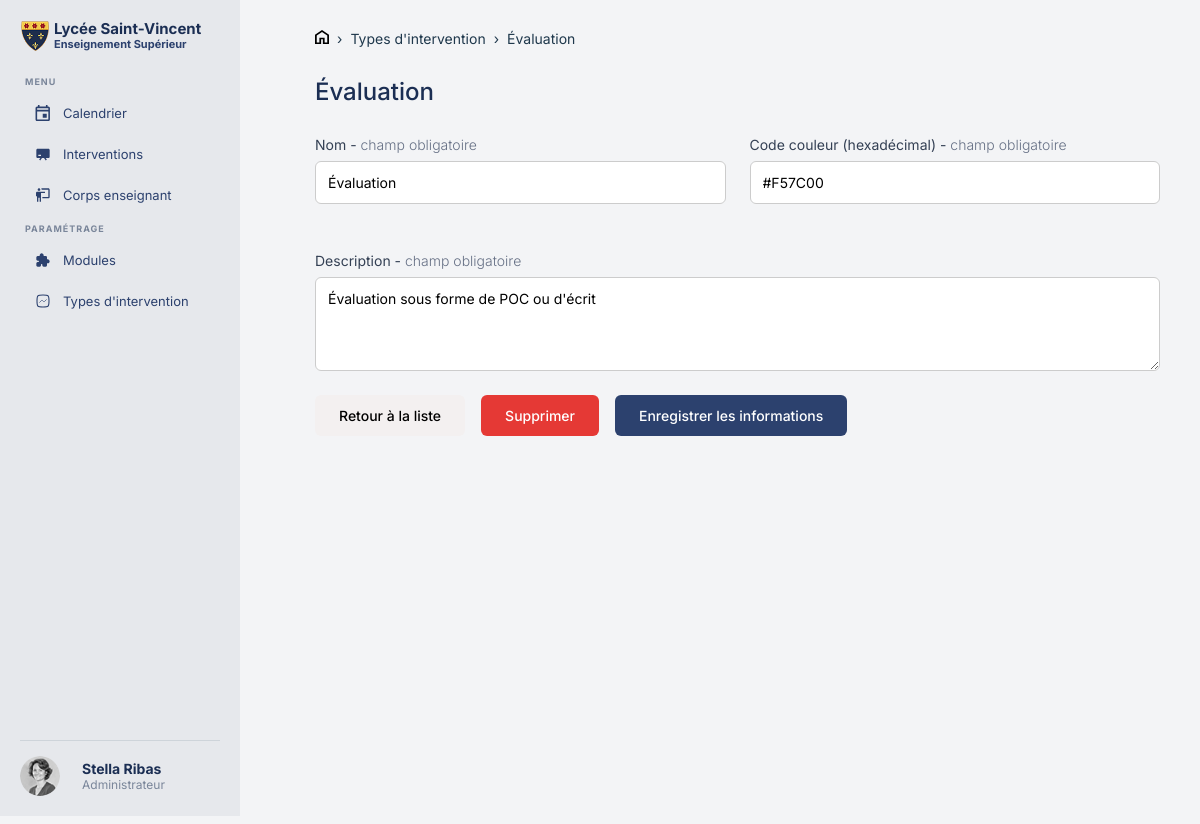
The app's page /fiche_type.php?id=4, older data.
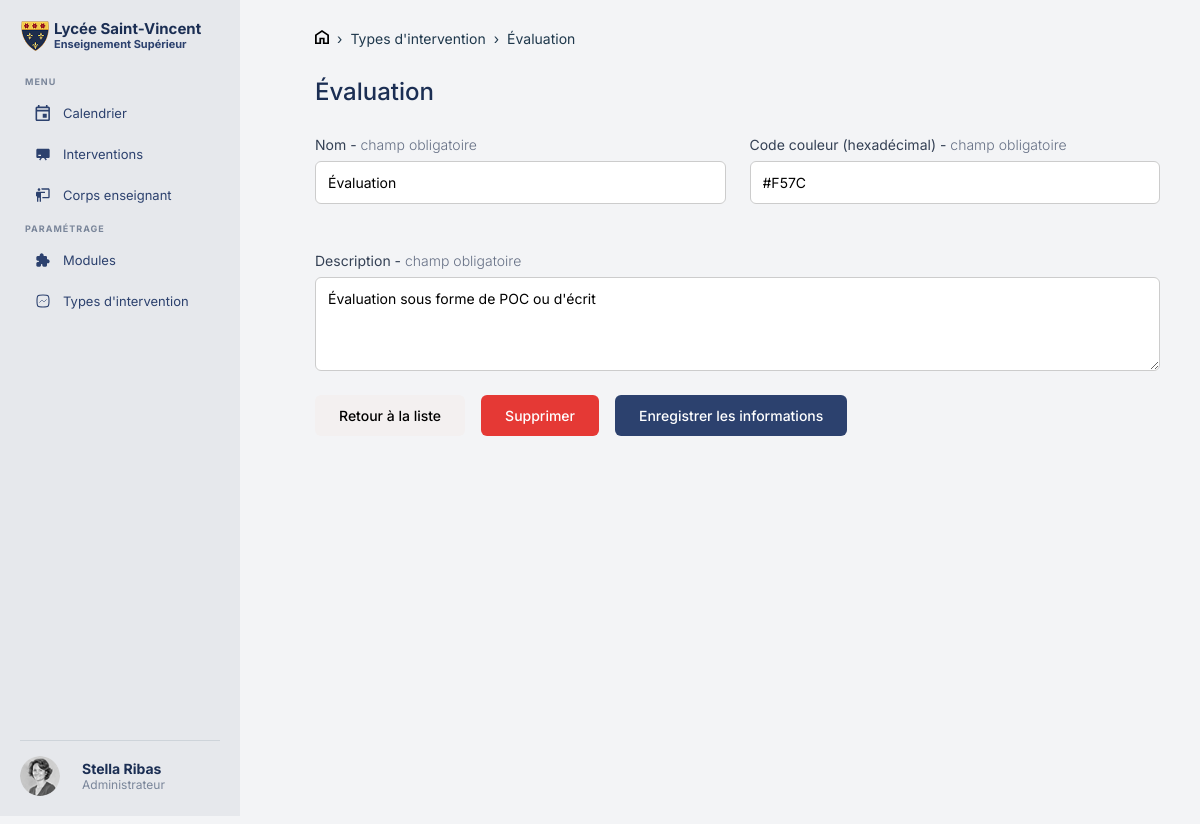
The same page, newer data.
### tables this page shows
CREATE TABLE IF NOT EXISTS `intervention_type` (
  `id` int NOT NULL AUTO_INCREMENT,
  `name` varchar(255) NOT NULL,
  `description` text NOT NULL,
  `color` varchar(20) NOT NULL,
  PRIMARY KEY (`id`)
);

### database/requetefichetype.php (called while the page is built, shortened)
<?php
$id = isset($_GET['id']) ? (int)$_GET['id'] : 0;
$stmt = $pdo->prepare("SELECT * FROM intervention_type WHERE id = ?");
$stmt->execute([$id]);
$type = $stmt->fetch(PDO::FETCH_ASSOC);

### public/fiche_type.php (the view, shortened to what this page needs)
<?php
require_once '../fonctions/db.php';
require_once '../database/requetefichetype.php';
?>
<!DOCTYPE html>
<html lang="fr">
<head>
    <link rel="stylesheet" href="assets/css/header.css">
    <link rel="stylesheet" href="assets/css/fiche_type.css">
</head>
<body class="page-fiche">
<div class="page">
    <?php require_once '../inclus/header.php'; ?>
    <main class="contenu">
        <nav class="fil">
            <a href="../index.php"><img src="assets/images/Home.svg"></a>
            <span>›</span>
            <a href="type_intervention.php">Types d'intervention</a>
            <span>›</span>
            <span><?= htmlspecialchars($type['name']) ?></span>
        </nav>
        <h1 class="titre-fiche"><?= htmlspecialchars($type['name']) ?></h1>
        <form method="POST" action="" id="formulaire-principal">
            <div class="grille-champs">
                <div class="champ">
                    <label>Nom - <span class="obligatoire">champ obligatoire</span></label>
                    <input type="text" name="nom" value="<?= htmlspecialchars($_GET['nom'] ?? $type['name']) ?>">
                </div>
                <div class="champ">
                    <label>Code couleur (hexadécimal) - <span class="obligatoire">champ obligatoire</span></label>
                    <div class="champ-couleur">
                        <input type="text" name="color" value="<?= htmlspecialchars($_GET['color'] ?? $type['color']) ?>">
                    </div>
                </div>
            </div>
            <div class="champ">
                <label>Description - <span class="obligatoire">champ obligatoire</span></label>
                <textarea name="description" rows="4"><?= htmlspecialchars($_GET['description'] ?? $type['description']) ?></textarea>
            </div>
            <div class="boutons">
                <a href="type_intervention.php" class="bouton-retour">Retour à la liste</a>
                <button type="button" class="bouton-supprimer" onclick="document.getElementById('modal-supprimer').showModal()">Supprimer</button>
                <button type="submit" name="enregistrer" class="bouton-enregistrer">Enregistrer les informations</button>
            </div>
        </form>
    </main>
</div>
</body>
</html>

Row changes from the older to the newer data that the page shows:
changed intervention_type "Évaluation": color "#F57C00" → "#F57C"
